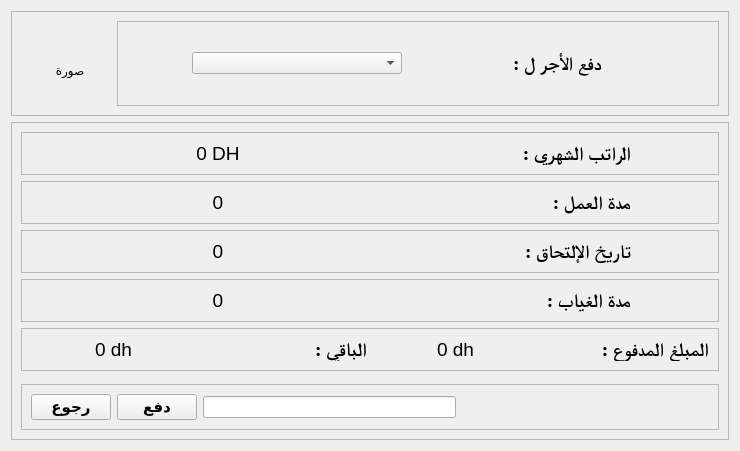
<?xml version="1.0" encoding="UTF-8"?>
<ui version="4.0">
 <class>Form</class>
 <widget class="QWidget" name="Form">
  <property name="geometry">
   <rect>
    <x>0</x>
    <y>0</y>
    <width>740</width>
    <height>451</height>
   </rect>
  </property>
  <property name="windowTitle">
   <string>Form</string>
  </property>
  <layout class="QVBoxLayout" name="verticalLayout_2">
   <item>
    <layout class="QVBoxLayout" name="verticalLayout">
     <item>
      <widget class="QFrame" name="frame_2">
       <property name="minimumSize">
        <size>
         <width>136</width>
         <height>105</height>
        </size>
       </property>
       <property name="maximumSize">
        <size>
         <width>16777215</width>
         <height>107</height>
        </size>
       </property>
       <property name="frameShape">
        <enum>QFrame::StyledPanel</enum>
       </property>
       <property name="frameShadow">
        <enum>QFrame::Raised</enum>
       </property>
       <layout class="QHBoxLayout" name="horizontalLayout_3">
        <item>
         <widget class="QFrame" name="upload_img_btn">
          <property name="maximumSize">
           <size>
            <width>90</width>
            <height>90</height>
           </size>
          </property>
          <property name="cursor">
           <cursorShape>PointingHandCursor</cursorShape>
          </property>
          <property name="frameShape">
           <enum>QFrame::NoFrame</enum>
          </property>
          <property name="frameShadow">
           <enum>QFrame::Raised</enum>
          </property>
          <layout class="QVBoxLayout" name="verticalLayout_6">
           <item>
            <widget class="QLabel" name="profile_img">
             <property name="minimumSize">
              <size>
               <width>80</width>
               <height>80</height>
              </size>
             </property>
             <property name="maximumSize">
              <size>
               <width>80</width>
               <height>80</height>
              </size>
             </property>
             <property name="text">
              <string>صورة</string>
             </property>
             <property name="alignment">
              <set>Qt::AlignCenter</set>
             </property>
            </widget>
           </item>
          </layout>
         </widget>
        </item>
        <item>
         <widget class="QFrame" name="frame_3">
          <property name="frameShape">
           <enum>QFrame::StyledPanel</enum>
          </property>
          <property name="frameShadow">
           <enum>QFrame::Raised</enum>
          </property>
          <layout class="QHBoxLayout" name="horizontalLayout_2">
           <item>
            <widget class="QComboBox" name="omal_combo">
             <property name="maximumSize">
              <size>
               <width>210</width>
               <height>16777215</height>
              </size>
             </property>
            </widget>
           </item>
           <item>
            <widget class="QLabel" name="label">
             <property name="maximumSize">
              <size>
               <width>169</width>
               <height>16777215</height>
              </size>
             </property>
             <property name="font">
              <font>
               <family>FreeSerif</family>
               <pointsize>14</pointsize>
               <weight>75</weight>
               <bold>true</bold>
              </font>
             </property>
             <property name="text">
              <string>دفع الأجر ل :</string>
             </property>
             <property name="alignment">
              <set>Qt::AlignCenter</set>
             </property>
            </widget>
           </item>
          </layout>
         </widget>
        </item>
       </layout>
      </widget>
     </item>
     <item>
      <widget class="QFrame" name="frame">
       <property name="frameShape">
        <enum>QFrame::StyledPanel</enum>
       </property>
       <property name="frameShadow">
        <enum>QFrame::Raised</enum>
       </property>
       <layout class="QVBoxLayout" name="verticalLayout_4">
        <item>
         <layout class="QVBoxLayout" name="verticalLayout_3">
          <item>
           <widget class="QFrame" name="frame_5">
            <property name="maximumSize">
             <size>
              <width>16777215</width>
              <height>50</height>
             </size>
            </property>
            <property name="frameShape">
             <enum>QFrame::StyledPanel</enum>
            </property>
            <property name="frameShadow">
             <enum>QFrame::Raised</enum>
            </property>
            <layout class="QHBoxLayout" name="horizontalLayout_6">
             <item>
              <widget class="QLabel" name="label_3">
               <property name="maximumSize">
                <size>
                 <width>220</width>
                 <height>16777215</height>
                </size>
               </property>
               <property name="font">
                <font>
                 <pointsize>14</pointsize>
                </font>
               </property>
               <property name="text">
                <string>0 DH</string>
               </property>
               <property name="alignment">
                <set>Qt::AlignCenter</set>
               </property>
               <property name="margin">
                <number>0</number>
               </property>
              </widget>
             </item>
             <item>
              <widget class="QLabel" name="label_2">
               <property name="maximumSize">
                <size>
                 <width>220</width>
                 <height>16777215</height>
                </size>
               </property>
               <property name="font">
                <font>
                 <family>FreeSerif</family>
                 <pointsize>14</pointsize>
                 <weight>75</weight>
                 <bold>true</bold>
                </font>
               </property>
               <property name="text">
                <string>الراتب الشهري :</string>
               </property>
               <property name="margin">
                <number>0</number>
               </property>
              </widget>
             </item>
            </layout>
           </widget>
          </item>
          <item>
           <widget class="QFrame" name="frame_6">
            <property name="maximumSize">
             <size>
              <width>16777215</width>
              <height>50</height>
             </size>
            </property>
            <property name="frameShape">
             <enum>QFrame::StyledPanel</enum>
            </property>
            <property name="frameShadow">
             <enum>QFrame::Raised</enum>
            </property>
            <layout class="QHBoxLayout" name="horizontalLayout_7">
             <item>
              <widget class="QLabel" name="label_4">
               <property name="maximumSize">
                <size>
                 <width>220</width>
                 <height>16777215</height>
                </size>
               </property>
               <property name="font">
                <font>
                 <pointsize>14</pointsize>
                </font>
               </property>
               <property name="text">
                <string>0</string>
               </property>
               <property name="alignment">
                <set>Qt::AlignCenter</set>
               </property>
               <property name="margin">
                <number>0</number>
               </property>
              </widget>
             </item>
             <item>
              <widget class="QLabel" name="label_5">
               <property name="maximumSize">
                <size>
                 <width>220</width>
                 <height>16777215</height>
                </size>
               </property>
               <property name="font">
                <font>
                 <family>FreeSerif</family>
                 <pointsize>14</pointsize>
                 <weight>75</weight>
                 <bold>true</bold>
                </font>
               </property>
               <property name="text">
                <string>مدة العمل :</string>
               </property>
               <property name="margin">
                <number>0</number>
               </property>
              </widget>
             </item>
            </layout>
           </widget>
          </item>
          <item>
           <widget class="QFrame" name="frame_7">
            <property name="maximumSize">
             <size>
              <width>16777215</width>
              <height>50</height>
             </size>
            </property>
            <property name="frameShape">
             <enum>QFrame::StyledPanel</enum>
            </property>
            <property name="frameShadow">
             <enum>QFrame::Raised</enum>
            </property>
            <layout class="QHBoxLayout" name="horizontalLayout_8">
             <item>
              <widget class="QLabel" name="label_6">
               <property name="maximumSize">
                <size>
                 <width>220</width>
                 <height>16777215</height>
                </size>
               </property>
               <property name="font">
                <font>
                 <pointsize>14</pointsize>
                </font>
               </property>
               <property name="text">
                <string>0</string>
               </property>
               <property name="alignment">
                <set>Qt::AlignCenter</set>
               </property>
               <property name="margin">
                <number>0</number>
               </property>
              </widget>
             </item>
             <item>
              <widget class="QLabel" name="label_7">
               <property name="maximumSize">
                <size>
                 <width>220</width>
                 <height>16777215</height>
                </size>
               </property>
               <property name="font">
                <font>
                 <family>FreeSerif</family>
                 <pointsize>14</pointsize>
                 <weight>75</weight>
                 <bold>true</bold>
                </font>
               </property>
               <property name="text">
                <string>تاريخ الإلتحاق :</string>
               </property>
               <property name="margin">
                <number>0</number>
               </property>
              </widget>
             </item>
            </layout>
           </widget>
          </item>
          <item>
           <widget class="QFrame" name="frame_9">
            <property name="maximumSize">
             <size>
              <width>16777215</width>
              <height>50</height>
             </size>
            </property>
            <property name="frameShape">
             <enum>QFrame::StyledPanel</enum>
            </property>
            <property name="frameShadow">
             <enum>QFrame::Raised</enum>
            </property>
            <layout class="QHBoxLayout" name="horizontalLayout_11">
             <item>
              <widget class="QLabel" name="label_12">
               <property name="maximumSize">
                <size>
                 <width>220</width>
                 <height>16777215</height>
                </size>
               </property>
               <property name="font">
                <font>
                 <pointsize>14</pointsize>
                </font>
               </property>
               <property name="text">
                <string>0</string>
               </property>
               <property name="alignment">
                <set>Qt::AlignCenter</set>
               </property>
               <property name="margin">
                <number>0</number>
               </property>
              </widget>
             </item>
             <item>
              <widget class="QLabel" name="label_13">
               <property name="maximumSize">
                <size>
                 <width>220</width>
                 <height>16777215</height>
                </size>
               </property>
               <property name="font">
                <font>
                 <family>FreeSerif</family>
                 <pointsize>14</pointsize>
                 <weight>75</weight>
                 <bold>true</bold>
                </font>
               </property>
               <property name="text">
                <string>مدة الغياب :</string>
               </property>
               <property name="margin">
                <number>0</number>
               </property>
              </widget>
             </item>
            </layout>
           </widget>
          </item>
          <item>
           <widget class="QFrame" name="frame_8">
            <property name="maximumSize">
             <size>
              <width>16777215</width>
              <height>50</height>
             </size>
            </property>
            <property name="frameShape">
             <enum>QFrame::StyledPanel</enum>
            </property>
            <property name="frameShadow">
             <enum>QFrame::Raised</enum>
            </property>
            <layout class="QHBoxLayout" name="horizontalLayout_10">
             <item>
              <widget class="QLabel" name="label_14">
               <property name="maximumSize">
                <size>
                 <width>220</width>
                 <height>16777215</height>
                </size>
               </property>
               <property name="font">
                <font>
                 <pointsize>14</pointsize>
                </font>
               </property>
               <property name="text">
                <string>0 dh</string>
               </property>
               <property name="alignment">
                <set>Qt::AlignCenter</set>
               </property>
               <property name="margin">
                <number>0</number>
               </property>
              </widget>
             </item>
             <item>
              <widget class="QLabel" name="label_15">
               <property name="maximumSize">
                <size>
                 <width>220</width>
                 <height>16777215</height>
                </size>
               </property>
               <property name="font">
                <font>
                 <family>FreeSerif</family>
                 <pointsize>14</pointsize>
                 <weight>75</weight>
                 <bold>true</bold>
                </font>
               </property>
               <property name="text">
                <string>الباقي :</string>
               </property>
               <property name="margin">
                <number>8</number>
               </property>
              </widget>
             </item>
             <item>
              <widget class="QLabel" name="label_10">
               <property name="maximumSize">
                <size>
                 <width>220</width>
                 <height>16777215</height>
                </size>
               </property>
               <property name="font">
                <font>
                 <pointsize>14</pointsize>
                </font>
               </property>
               <property name="text">
                <string>0 dh</string>
               </property>
               <property name="alignment">
                <set>Qt::AlignCenter</set>
               </property>
               <property name="margin">
                <number>0</number>
               </property>
              </widget>
             </item>
             <item>
              <widget class="QLabel" name="label_11">
               <property name="maximumSize">
                <size>
                 <width>220</width>
                 <height>16777215</height>
                </size>
               </property>
               <property name="font">
                <font>
                 <family>FreeSerif</family>
                 <pointsize>14</pointsize>
                 <weight>75</weight>
                 <bold>true</bold>
                </font>
               </property>
               <property name="text">
                <string>المبلغ المدفوع :</string>
               </property>
               <property name="margin">
                <number>0</number>
               </property>
              </widget>
             </item>
            </layout>
           </widget>
          </item>
         </layout>
        </item>
        <item>
         <spacer name="verticalSpacer">
          <property name="orientation">
           <enum>Qt::Vertical</enum>
          </property>
          <property name="sizeHint" stdset="0">
           <size>
            <width>20</width>
            <height>40</height>
           </size>
          </property>
         </spacer>
        </item>
        <item>
         <widget class="QFrame" name="frame_4">
          <property name="maximumSize">
           <size>
            <width>16777215</width>
            <height>61</height>
           </size>
          </property>
          <property name="frameShape">
           <enum>QFrame::StyledPanel</enum>
          </property>
          <property name="frameShadow">
           <enum>QFrame::Raised</enum>
          </property>
          <layout class="QHBoxLayout" name="horizontalLayout_4">
           <item>
            <widget class="QPushButton" name="back_btn">
             <property name="font">
              <font>
               <family>DejaVu Sans</family>
               <pointsize>11</pointsize>
               <weight>75</weight>
               <bold>true</bold>
              </font>
             </property>
             <property name="text">
              <string>رجوع</string>
             </property>
            </widget>
           </item>
           <item>
            <widget class="QPushButton" name="pushButton">
             <property name="font">
              <font>
               <family>DejaVu Sans</family>
               <pointsize>11</pointsize>
               <weight>75</weight>
               <bold>true</bold>
              </font>
             </property>
             <property name="text">
              <string>دفع</string>
             </property>
            </widget>
           </item>
           <item>
            <widget class="QLineEdit" name="lineEdit">
             <property name="maximumSize">
              <size>
               <width>254</width>
               <height>16777215</height>
              </size>
             </property>
             <property name="alignment">
              <set>Qt::AlignCenter</set>
             </property>
            </widget>
           </item>
           <item>
            <spacer name="horizontalSpacer">
             <property name="orientation">
              <enum>Qt::Horizontal</enum>
             </property>
             <property name="sizeHint" stdset="0">
              <size>
               <width>40</width>
               <height>20</height>
              </size>
             </property>
            </spacer>
           </item>
          </layout>
         </widget>
        </item>
       </layout>
      </widget>
     </item>
    </layout>
   </item>
  </layout>
 </widget>
 <resources/>
 <connections/>
</ui>
